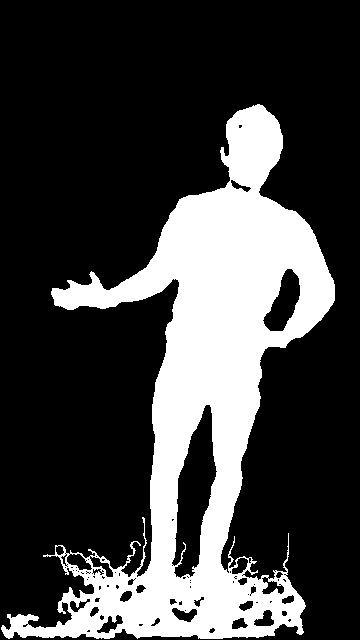
#> input picture images/depth_extr.png, 360 x 640 px
$ python 4_intersect.py
#> lines starting #> are read from the running program, lines starting #| are printed output that depends on the picture; after the words box and inside, x2 and y2 are one past the last pixel; in counts of white or black regions, pixels touching at a corner belong together
# 4

import  cv2
import  numpy as np


depth_extr =  cv2.imread("images/depth_extr.png")#, cv2.IMREAD_GRAYSCALE);
#> depth_extr is the input picture: shape (640, 360, 3); 25.4% white; 1 white region, box (x1, y1, x2, y2) and area: (1, 104, 335, 639) 58557

cv2.imshow("Depth thres",depth_extr)
kernel = np.ones((3, 3), 'uint8')
depth_extr = cv2.erode(depth_extr, kernel, iterations=1)
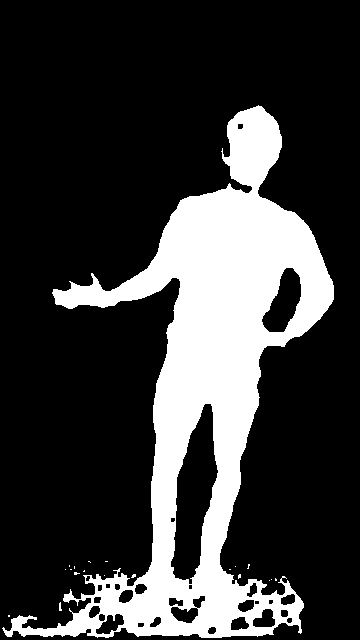
#> depth_extr: shape (640, 360, 3); 22.8% white; 20 white regions (19 under 20 px), largest, box (x1, y1, x2, y2) and area: (2, 105, 334, 638) 52452
cv2.imshow("Depth thres 2",depth_extr)

camera_seg_align =  cv2.imread("images/camera_seg_align.png")#, cv2.IMREAD_GRAYSCALE);
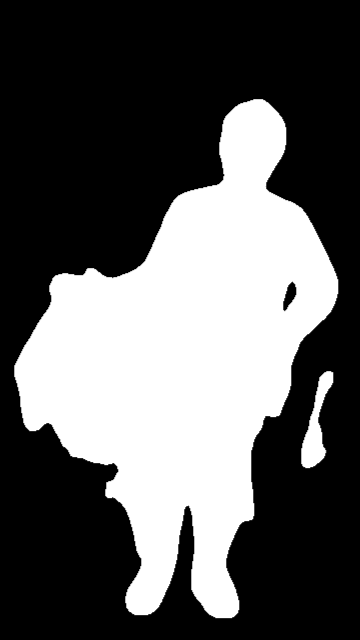
#> input picture images/camera_seg_align.png, 360 x 640 px
#> camera_seg_align is the input picture: shape (640, 360, 3); min 0, max 255, mean 92

cv2.imshow("Camera segm",camera_seg_align)
kernel = np.ones((3, 3), 'uint8')
camera_seg_align = cv2.erode(camera_seg_align, kernel, iterations=1)
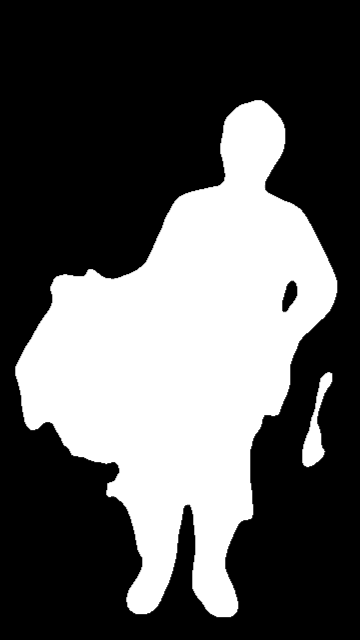
#> camera_seg_align: shape (640, 360, 3); min 0, max 255, mean 89.3
cv2.imshow("Camera segm 2",camera_seg_align)

intersection = cv2.bitwise_and(depth_extr,camera_seg_align)
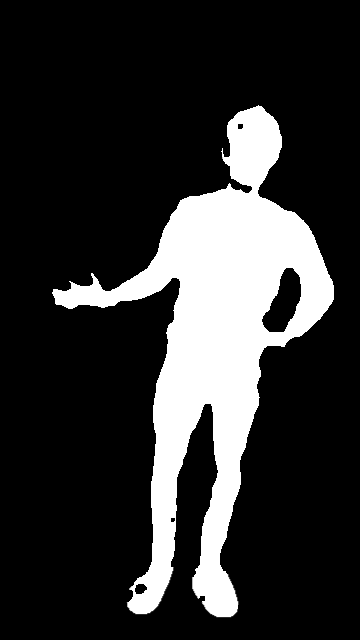
#> intersection: shape (640, 360, 3); min 0, max 255, mean 49.3

intersection = cv2.dilate(intersection, kernel, iterations=2)
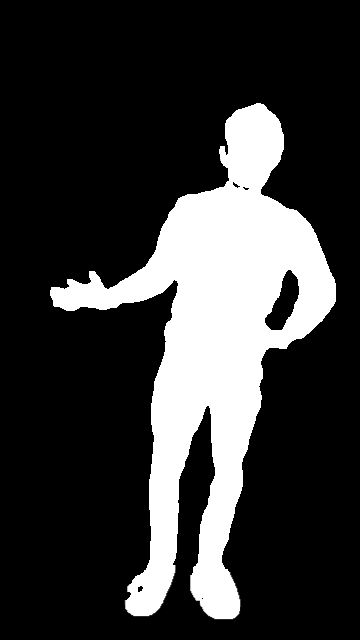
#> intersection: shape (640, 360, 3); min 0, max 255, mean 55.5

cv2.imshow("Intersection",intersection)

cv2.imwrite("images\intersection.png",intersection)

cv2.waitKey(0)


# Fabian Chersi. 30.09.2021
# Free for non-commercial personal use only.
